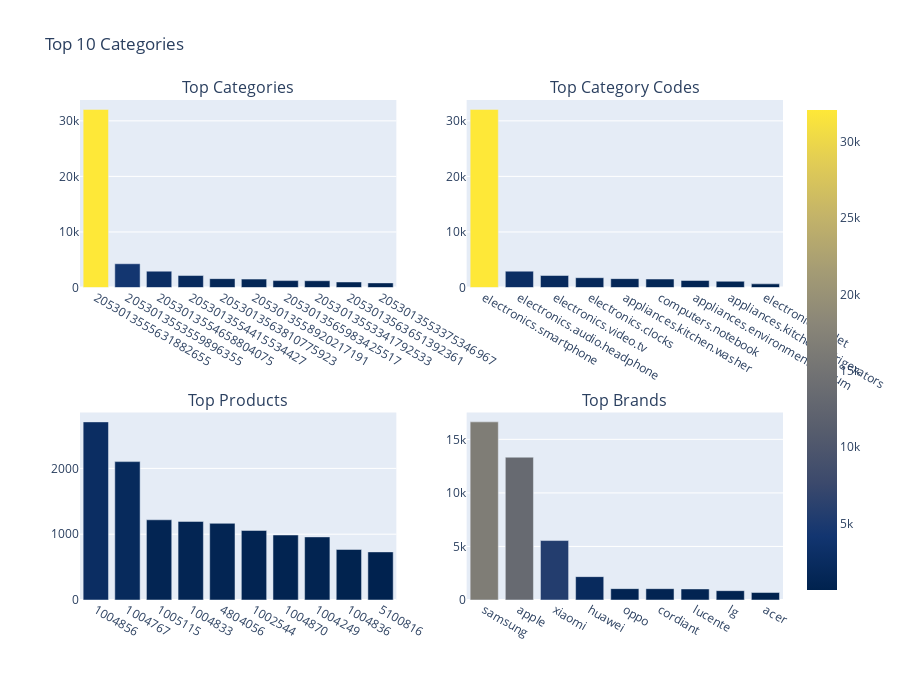

Source (notebook cell):
### Code cell
k = 10
category_data = purchases_eda_df\
    .with_columns(pl.col("category_id").cast(pl.Utf8).alias("category_id"))\
    .group_by("category_id")\
    .agg(pl.len().alias("count"))\
    .sort("count", descending=True)\
    .top_k(k, by="count")

category_code_data = purchases_eda_df\
    .with_columns(pl.col("category_code").cast(pl.Utf8).alias("category_code"))\
    .group_by("category_code")\
    .agg(pl.len().alias("count"))\
    .sort("count", descending=True)\
    .top_k(k, by="count")

product_data = purchases_eda_df\
    .with_columns(pl.col("product_id").cast(pl.Utf8).alias("product_id"))\
    .group_by("product_id")\
    .agg(pl.len().alias("count"))\
    .sort("count", descending=True)\
    .top_k(k, by="count")

brand_data = purchases_eda_df\
    .with_columns(pl.col("brand").cast(pl.Utf8).alias("brand"))\
    .group_by("brand")\
    .agg(pl.len().alias("count"))\
    .sort("count", descending=True)\
    .top_k(k, by="count")

# Create subplot layout
fig = make_subplots(rows=2, cols=2,
                    subplot_titles=("Top Categories", "Top Category Codes", "Top Products", "Top Brands"),
                    shared_yaxes=False)

# Add bar chart to first subplot
fig.add_trace(
    go.Bar(x=category_data["category_id"],
           y=category_data["count"],
           marker=dict(color=category_data["count"],
                      coloraxis="coloraxis")),
    row=1, col=1
)

fig.add_trace(
    go.Bar(x=category_code_data["category_code"],
           y=category_code_data["count"],
           marker=dict(color=category_code_data["count"],
                      coloraxis="coloraxis")),
    row=1, col=2
)

# Add column chart to second subplot
fig.add_trace(
    go.Bar(x=product_data["product_id"],
           y=product_data["count"],
           marker=dict(color=product_data["count"],
                      coloraxis="coloraxis")),
    row=2, col=1
)

fig.add_trace(
    go.Bar(x=brand_data["brand"],
           y=brand_data["count"],
           marker=dict(color=brand_data["count"],
                      coloraxis="coloraxis")),
    row=2, col=2)


# Update layout
fig.update_layout(
    title=f"Top {k} Categories",
    coloraxis=dict(colorscale='cividis'),
    showlegend=False,
    height=700,  # Increased height for more vertical space
    margin=dict(t=100, b=100),  # Add top and bottom margins
    grid=dict(rows=2, columns=2, pattern='independent', roworder='top to bottom'),
    grid_ygap=0.3  # Increase vertical gap between subplots (30% of the height)
)

fig.show()

### Figure 1 — Plotly figure (JSON) as saved in the notebook; plotly's stock layout.template omitted (floating-point values rounded to 4 significant figures)
{"data": [{"marker": {"color": [32065, 4273, 2941, 2157, 1597, 1511, 1246, 1220, 993, 830], "coloraxis": "coloraxis"}, "type": "bar", "x": ["2053013555631882655", "2053013553559896355", "2053013554658804075", "2053013554415534427", "2053013563810775923", "2053013558920217191", "2053013565983425517", "2053013553341792533", "2053013563651392361", "2053013553375346967"], "xaxis": "x", "y": [32065, 4273, 2941, 2157, 1597, 1511, 1246, 1220, 993, 830], "yaxis": "y"}, {"marker": {"color": [32065, 16739, 2941, 2160, 1762, 1597, 1519, 1264, 1122, 656], "coloraxis": "coloraxis"}, "type": "bar", "x": ["electronics.smartphone", null, "electronics.audio.headphone", "electronics.video.tv", "electronics.clocks", "appliances.kitchen.washer", "computers.notebook", "appliances.environment.vacuum", "appliances.kitchen.refrigerators", "electronics.tablet"], "xaxis": "x2", "y": [32065, 16739, 2941, 2160, 1762, 1597, 1519, 1264, 1122, 656], "yaxis": "y2"}, {"marker": {"color": [2707, 2103, 1219, 1194, 1165, 1057, 988, 959, 768, 731], "coloraxis": "coloraxis"}, "type": "bar", "x": ["1004856", "1004767", "1005115", "1004833", "4804056", "1002544", "1004870", "1004249", "1004836", "5100816"], "xaxis": "x3", "y": [2707, 2103, 1219, 1194, 1165, 1057, 988, 959, 768, 731], "yaxis": "y3"}, {"marker": {"color": [16632, 13333, 5707, 5552, 2181, 1062, 1059, 1032, 872, 698], "coloraxis": "coloraxis"}, "type": "bar", "x": ["samsung", "apple", null, "xiaomi", "huawei", "oppo", "cordiant", "lucente", "lg", "acer"], "xaxis": "x4", "y": [16632, 13333, 5707, 5552, 2181, 1062, 1059, 1032, 872, 698], "yaxis": "y4"}], "layout": {"annotations": [{"font": {"size": 16}, "showarrow": false, "text": "Top Categories", "x": 0.225, "xanchor": "center", "xref": "paper", "y": 1, "yanchor": "bottom", "yref": "paper"}, {"font": {"size": 16}, "showarrow": false, "text": "Top Category Codes", "x": 0.775, "xanchor": "center", "xref": "paper", "y": 1, "yanchor": "bottom", "yref": "paper"}, {"font": {"size": 16}, "showarrow": false, "text": "Top Products", "x": 0.225, "xanchor": "center", "xref": "paper", "y": 0.375, "yanchor": "bottom", "yref": "paper"}, {"font": {"size": 16}, "showarrow": false, "text": "Top Brands", "x": 0.775, "xanchor": "center", "xref": "paper", "y": 0.375, "yanchor": "bottom", "yref": "paper"}], "coloraxis": {"colorscale": [[0, "#00224e"], [0.1111, "#123570"], [0.2222, "#3b496c"], [0.3333, "#575d6d"], [0.4444, "#707173"], [0.5556, "#8a8678"], [0.6667, "#a59c74"], [0.7778, "#c3b369"], [0.8889, "#e1cc55"], [1, "#fee838"]]}, "grid": {"columns": 2, "pattern": "independent", "roworder": "top to bottom", "rows": 2, "ygap": 0.3}, "height": 700, "margin": {"b": 100, "t": 100}, "showlegend": false, "title": {"text": "Top 10 Categories"}, "xaxis": {"anchor": "y", "domain": [0, 0.45]}, "xaxis2": {"anchor": "y2", "domain": [0.55, 1]}, "xaxis3": {"anchor": "y3", "domain": [0, 0.45]}, "xaxis4": {"anchor": "y4", "domain": [0.55, 1]}, "yaxis": {"anchor": "x", "domain": [0.625, 1]}, "yaxis2": {"anchor": "x2", "domain": [0.625, 1]}, "yaxis3": {"anchor": "x3", "domain": [0, 0.375]}, "yaxis4": {"anchor": "x4", "domain": [0, 0.375]}}}
